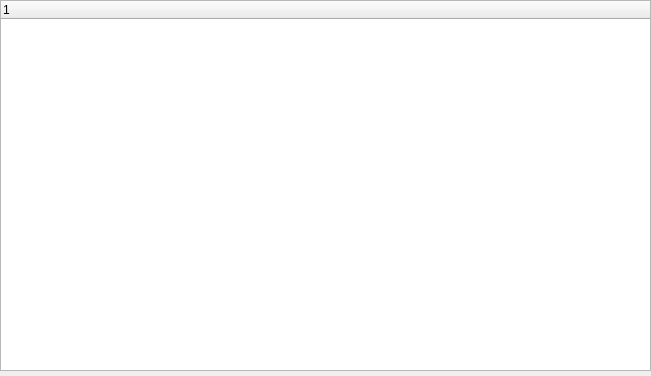
<?xml version="1.0" encoding="UTF-8"?>
<ui version="4.0">
 <class>tabWidget</class>
 <widget class="QWidget" name="tabWidget">
  <property name="geometry">
   <rect>
    <x>0</x>
    <y>0</y>
    <width>651</width>
    <height>376</height>
   </rect>
  </property>
  <property name="windowTitle">
   <string>Form</string>
  </property>
  <widget class="QWidget" name="verticalLayoutWidget">
   <property name="geometry">
    <rect>
     <x>0</x>
     <y>0</y>
     <width>651</width>
     <height>371</height>
    </rect>
   </property>
   <layout class="QVBoxLayout" name="verticalLayout">
    <item>
     <widget class="QTreeWidget" name="treeWidget">
      <column>
       <property name="text">
        <string notr="true">1</string>
       </property>
      </column>
     </widget>
    </item>
   </layout>
  </widget>
 </widget>
 <resources/>
 <connections/>
</ui>
